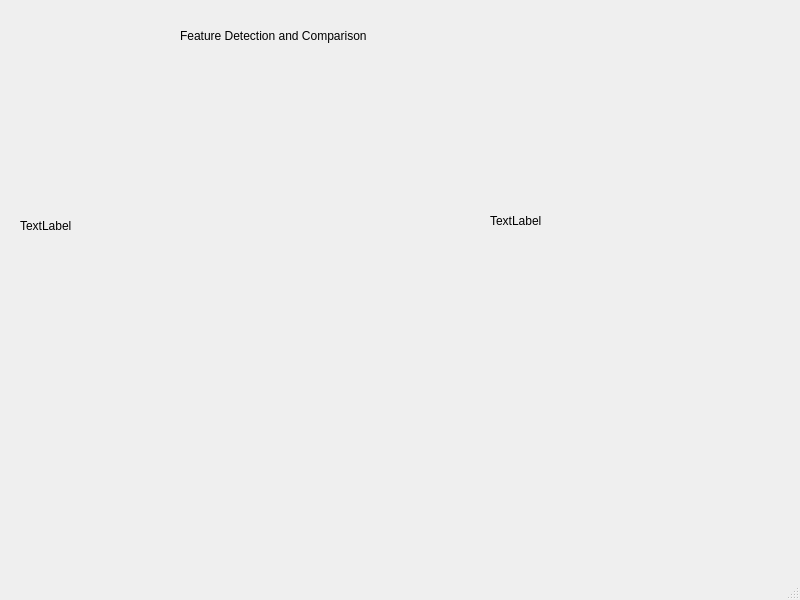
<?xml version="1.0" encoding="UTF-8"?>
<ui version="4.0">
 <class>MainWindow</class>
 <widget class="QMainWindow" name="MainWindow">
  <property name="geometry">
   <rect>
    <x>0</x>
    <y>0</y>
    <width>800</width>
    <height>600</height>
   </rect>
  </property>
  <property name="windowTitle">
   <string>MainWindow</string>
  </property>
  <widget class="QWidget" name="centralwidget">
   <widget class="QLabel" name="label">
    <property name="geometry">
     <rect>
      <x>20</x>
      <y>100</y>
      <width>181</width>
      <height>251</height>
     </rect>
    </property>
    <property name="text">
     <string>TextLabel</string>
    </property>
   </widget>
   <widget class="QLabel" name="label_2">
    <property name="geometry">
     <rect>
      <x>490</x>
      <y>90</y>
      <width>191</width>
      <height>261</height>
     </rect>
    </property>
    <property name="text">
     <string>TextLabel</string>
    </property>
   </widget>
   <widget class="QLabel" name="label_3">
    <property name="geometry">
     <rect>
      <x>180</x>
      <y>20</y>
      <width>321</width>
      <height>31</height>
     </rect>
    </property>
    <property name="text">
     <string>Feature Detection and Comparison</string>
    </property>
   </widget>
  </widget>
  <widget class="QMenuBar" name="menubar">
   <property name="geometry">
    <rect>
     <x>0</x>
     <y>0</y>
     <width>800</width>
     <height>25</height>
    </rect>
   </property>
  </widget>
  <widget class="QStatusBar" name="statusbar"/>
 </widget>
 <resources/>
 <connections/>
</ui>
